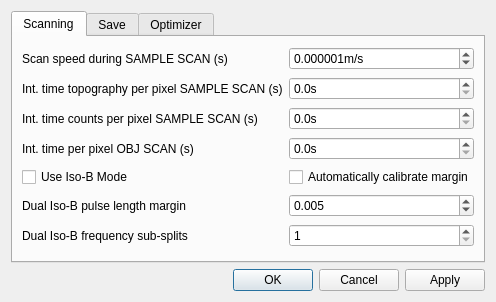
<?xml version="1.0" encoding="UTF-8"?>
<ui version="4.0">
 <class>SettingsDialog</class>
 <widget class="QDialog" name="SettingsDialog">
  <property name="geometry">
   <rect>
    <x>0</x>
    <y>0</y>
    <width>445</width>
    <height>302</height>
   </rect>
  </property>
  <property name="sizePolicy">
   <sizepolicy hsizetype="Preferred" vsizetype="Preferred">
    <horstretch>0</horstretch>
    <verstretch>0</verstretch>
   </sizepolicy>
  </property>
  <property name="windowTitle">
   <string>Settings Window</string>
  </property>
  <layout class="QVBoxLayout" name="verticalLayout">
   <item>
    <widget class="QTabWidget" name="settings_tabWidget">
     <property name="tabShape">
      <enum>QTabWidget::Rounded</enum>
     </property>
     <property name="currentIndex">
      <number>0</number>
     </property>
     <widget class="QWidget" name="tab">
      <attribute name="title">
       <string>Scanning</string>
      </attribute>
      <layout class="QGridLayout" name="gridLayout_2">
       <item row="4" column="1">
        <widget class="QCheckBox" name="iso_b_autocalibrate_CheckBox">
         <property name="toolTip">
          <string>&lt;html&gt;&lt;head/&gt;&lt;body&gt;&lt;p&gt;Use autocalibrate option to directly obtain the pixel clock margin.&lt;br/&gt;Using this option, the pixel clock margin will be determined from the quench scan results. To utilize this option, perform a quench scan with the same integration time settings as the proposed dual iso-B scan.&lt;/p&gt;&lt;/body&gt;&lt;/html&gt;</string>
         </property>
         <property name="layoutDirection">
          <enum>Qt::LeftToRight</enum>
         </property>
         <property name="text">
          <string>Automatically calibrate margin</string>
         </property>
        </widget>
       </item>
       <item row="5" column="0">
        <widget class="QLabel" name="n_iso_b_pulse_margin_Label">
         <property name="text">
          <string>Dual Iso-B pulse length margin</string>
         </property>
        </widget>
       </item>
       <item row="4" column="0">
        <widget class="QCheckBox" name="iso_b_operation_CheckBox">
         <property name="toolTip">
          <string>&lt;html&gt;&lt;head/&gt;&lt;body&gt;&lt;p&gt;Enable 'Iso-B' mode, which will extend the QAFM scan.&lt;br/&gt;In this mode you will be able to set in the main window a MW frequency and the MW gain value to apply an MW signal during the QAFM scan. Ideally, you should have measured an ESR spectrum before, to obtain the proper parameters for MW frequency and MW gain. A suggested selection for the MW frequency is at the FWHM (full-width half-maximum) points of one of the ESR resonance peaks from the nitrogen vacancy (i.e. where the slope is maximal).&lt;/p&gt;&lt;/body&gt;&lt;/html&gt;</string>
         </property>
         <property name="layoutDirection">
          <enum>Qt::LeftToRight</enum>
         </property>
         <property name="text">
          <string>Use Iso-B Mode</string>
         </property>
        </widget>
       </item>
       <item row="3" column="1">
        <widget class="ScienDSpinBox" name="int_time_obj_scan_DoubleSpinBox">
         <property name="toolTip">
          <string>&lt;html&gt;&lt;head/&gt;&lt;body&gt;&lt;p&gt;The integration time per pixel for an objective scan. Be aware to choose this number wisely, as it determines your scan speed.&lt;/p&gt;&lt;/body&gt;&lt;/html&gt;</string>
         </property>
         <property name="suffix">
          <string>s</string>
         </property>
         <property name="decimals">
          <number>1</number>
         </property>
         <property name="maximum">
          <double>20.000000000000000</double>
         </property>
         <property name="singleStep">
          <double>0.100000000000000</double>
         </property>
         <property name="value">
          <double>0.000000000000000</double>
         </property>
        </widget>
       </item>
       <item row="1" column="1">
        <widget class="ScienDSpinBox" name="int_time_sample_scan_DoubleSpinBox">
         <property name="toolTip">
          <string>&lt;html&gt;&lt;head/&gt;&lt;body&gt;&lt;p&gt;The integration time per pixel for a sample scan. &lt;/p&gt;&lt;/body&gt;&lt;/html&gt;</string>
         </property>
         <property name="suffix">
          <string>s</string>
         </property>
         <property name="decimals">
          <number>1</number>
         </property>
         <property name="maximum">
          <double>20.000000000000000</double>
         </property>
         <property name="singleStep">
          <double>0.100000000000000</double>
         </property>
         <property name="value">
          <double>0.000000000000000</double>
         </property>
        </widget>
       </item>
       <item row="6" column="0">
        <widget class="QLabel" name="n_iso_b_n_freq_splits_Label">
         <property name="text">
          <string>Dual Iso-B frequency sub-splits</string>
         </property>
        </widget>
       </item>
       <item row="1" column="0">
        <widget class="QLabel" name="label_11">
         <property name="text">
          <string>Int. time topography per pixel SAMPLE SCAN (s)</string>
         </property>
        </widget>
       </item>
       <item row="0" column="1">
        <widget class="ScienDSpinBox" name="idle_move_scan_sample_DoubleSpinBox">
         <property name="toolTip">
          <string>&lt;html&gt;&lt;head/&gt;&lt;body&gt;&lt;p&gt;&lt;span style=&quot; font-size:10pt;&quot;&gt;The speed the sample scanner can take for an idle move, i.e. a move where no measurement is performed. Be careful with speeds greater than 1um/s.&lt;/span&gt;&lt;/p&gt;&lt;/body&gt;&lt;/html&gt;</string>
         </property>
         <property name="suffix">
          <string>m/s</string>
         </property>
         <property name="decimals">
          <number>6</number>
         </property>
         <property name="maximum">
          <double>1.000000000000000</double>
         </property>
         <property name="singleStep">
          <double>0.100000000000000</double>
         </property>
         <property name="value">
          <double>0.000001000000000</double>
         </property>
        </widget>
       </item>
       <item row="3" column="0">
        <widget class="QLabel" name="label_10">
         <property name="text">
          <string>Int. time per pixel OBJ SCAN (s)</string>
         </property>
        </widget>
       </item>
       <item row="5" column="1">
        <widget class="QDoubleSpinBox" name="n_iso_b_pulse_margin_DoubleSpinBox">
         <property name="toolTip">
          <string>&lt;html&gt;&lt;head/&gt;&lt;body&gt;&lt;p&gt;The fraction of the pixel scan integration time to remain as dead time before the next pixel clock pulse.  This only applies to n-iso-B measurement types&lt;/p&gt;&lt;/body&gt;&lt;/html&gt;</string>
         </property>
         <property name="decimals">
          <number>3</number>
         </property>
         <property name="maximum">
          <double>1.000000000000000</double>
         </property>
         <property name="singleStep">
          <double>0.001000000000000</double>
         </property>
         <property name="value">
          <double>0.005000000000000</double>
         </property>
        </widget>
       </item>
       <item row="0" column="0">
        <widget class="QLabel" name="label_2">
         <property name="text">
          <string>Scan speed during SAMPLE SCAN (s)</string>
         </property>
        </widget>
       </item>
       <item row="6" column="1">
        <widget class="QSpinBox" name="n_iso_b_n_freq_splits_SpinBox">
         <property name="toolTip">
          <string>&lt;html&gt;&lt;head/&gt;&lt;body&gt;&lt;p&gt;The number of frequency sub-splits used per pixel (1= no splitting).  This only applies to n-iso-B measurement types&lt;/p&gt;&lt;/body&gt;&lt;/html&gt;</string>
         </property>
         <property name="minimum">
          <number>1</number>
         </property>
         <property name="maximum">
          <number>100</number>
         </property>
        </widget>
       </item>
       <item row="2" column="1">
        <widget class="ScienDSpinBox" name="int_time_counts_sample_scan_DoubleSpinBox">
         <property name="toolTip">
          <string>&lt;html&gt;&lt;head/&gt;&lt;body&gt;&lt;p&gt;The integration time per pixel for a sample scan. &lt;/p&gt;&lt;/body&gt;&lt;/html&gt;</string>
         </property>
         <property name="suffix">
          <string>s</string>
         </property>
         <property name="decimals">
          <number>1</number>
         </property>
         <property name="maximum">
          <double>20.000000000000000</double>
         </property>
         <property name="singleStep">
          <double>0.100000000000000</double>
         </property>
         <property name="value">
          <double>0.000000000000000</double>
         </property>
        </widget>
       </item>
       <item row="2" column="0">
        <widget class="QLabel" name="label_12">
         <property name="text">
          <string>Int. time counts per pixel SAMPLE SCAN (s)</string>
         </property>
        </widget>
       </item>
      </layout>
     </widget>
     <widget class="QWidget" name="tab_2">
      <attribute name="title">
       <string>Save</string>
      </attribute>
      <layout class="QGridLayout" name="gridLayout_3">
       <item row="0" column="0">
        <widget class="QLabel" name="label_4">
         <property name="text">
          <string>Root folder name for measurements</string>
         </property>
        </widget>
       </item>
       <item row="0" column="2">
        <widget class="QLineEdit" name="rootfolder_name_LineEdit">
         <property name="toolTip">
          <string>&lt;html&gt;&lt;head/&gt;&lt;body&gt;&lt;p&gt;Set the name for the root folder, where all data are created. This helps to group measurements to a certain event.&lt;/p&gt;&lt;/body&gt;&lt;/html&gt;</string>
         </property>
        </widget>
       </item>
       <item row="1" column="2">
        <widget class="QCheckBox" name="create_summary_pic_CheckBox">
         <property name="toolTip">
          <string>&lt;html&gt;&lt;head/&gt;&lt;body&gt;&lt;p&gt;Save in addition to the usual data a summary picture of the sample scan, where all the measured signals are displayed corresponding to one scanning direction.&lt;/p&gt;&lt;/body&gt;&lt;/html&gt;</string>
         </property>
         <property name="layoutDirection">
          <enum>Qt::LeftToRight</enum>
         </property>
         <property name="text">
          <string/>
         </property>
        </widget>
       </item>
       <item row="1" column="0">
        <widget class="QLabel" name="label_5">
         <property name="text">
          <string>Create summary picture</string>
         </property>
        </widget>
       </item>
       <item row="2" column="2">
        <widget class="QCheckBox" name="auto_save_qafm_CheckBox">
         <property name="toolTip">
          <string>&lt;html&gt;&lt;head/&gt;&lt;body&gt;&lt;p&gt;To distinguish the data from the manual save, an additonal tag '_autosave' will be added to the name.&lt;/p&gt;&lt;/body&gt;&lt;/html&gt;</string>
         </property>
         <property name="text">
          <string/>
         </property>
        </widget>
       </item>
       <item row="2" column="0">
        <widget class="QLabel" name="label_13">
         <property name="toolTip">
          <string>&lt;html&gt;&lt;head/&gt;&lt;body&gt;&lt;p&gt;To distinguish the data from the manual save, an additonal tag '_autosave' will be added to the name.&lt;/p&gt;&lt;/body&gt;&lt;/html&gt;</string>
         </property>
         <property name="text">
          <string>&lt;html&gt;&lt;head/&gt;&lt;body&gt;&lt;p&gt;Save QAFM measurement&lt;br/&gt;automatically after scan&lt;br/&gt;has finished or stopped.&lt;/p&gt;&lt;/body&gt;&lt;/html&gt;</string>
         </property>
        </widget>
       </item>
       <item row="3" column="0">
        <widget class="QLabel" name="label_14">
         <property name="toolTip">
          <string>&lt;html&gt;&lt;head/&gt;&lt;body&gt;&lt;p&gt;To distinguish the data from the manual save, an additonal tag '_autosave' will be added to the name.&lt;/p&gt;&lt;/body&gt;&lt;/html&gt;</string>
         </property>
         <property name="text">
          <string>&lt;html&gt;&lt;head/&gt;&lt;body&gt;&lt;p&gt;Save Quantitative measurement&lt;br/&gt;automatically after scan has&lt;br/&gt;finished or stopped.&lt;/p&gt;&lt;/body&gt;&lt;/html&gt;</string>
         </property>
        </widget>
       </item>
       <item row="3" column="2">
        <widget class="QCheckBox" name="auto_save_quanti_CheckBox">
         <property name="toolTip">
          <string>&lt;html&gt;&lt;head/&gt;&lt;body&gt;&lt;p&gt;To distinguish the data from the manual save, an additonal tag '_autosave' will be added to the name.&lt;/p&gt;&lt;/body&gt;&lt;/html&gt;</string>
         </property>
         <property name="text">
          <string/>
         </property>
        </widget>
       </item>
       <item row="4" column="2">
        <widget class="QCheckBox" name="save_to_gwyddion_CheckBox">
         <property name="text">
          <string/>
         </property>
        </widget>
       </item>
       <item row="4" column="0">
        <widget class="QLabel" name="label_15">
         <property name="text">
          <string>Save to Gwyddion format</string>
         </property>
        </widget>
       </item>
      </layout>
     </widget>
     <widget class="QWidget" name="tab_3">
      <attribute name="title">
       <string>Optimizer</string>
      </attribute>
      <layout class="QGridLayout" name="gridLayout_5">
       <item row="2" column="2">
        <widget class="QLabel" name="z_res_label">
         <property name="text">
          <string>Z Resolution (#):</string>
         </property>
        </widget>
       </item>
       <item row="2" column="1">
        <widget class="ScienDSpinBox" name="optimizer_z_range_DoubleSpinBox">
         <property name="toolTip">
          <string>&lt;html&gt;&lt;head/&gt;&lt;body&gt;&lt;p&gt;&lt;span style=&quot; font-size:10pt;&quot;&gt;Scan range of the optimizer in the z direction.&lt;/span&gt;&lt;/p&gt;&lt;/body&gt;&lt;/html&gt;</string>
         </property>
         <property name="suffix">
          <string>m</string>
         </property>
         <property name="decimals">
          <number>1</number>
         </property>
         <property name="maximum">
          <double>5.000000000000000</double>
         </property>
         <property name="singleStep">
          <double>0.100000000000000</double>
         </property>
         <property name="value">
          <double>2.000000000000000</double>
         </property>
        </widget>
       </item>
       <item row="0" column="1">
        <widget class="ScienDSpinBox" name="optimizer_x_range_DoubleSpinBox">
         <property name="toolTip">
          <string>&lt;html&gt;&lt;head/&gt;&lt;body&gt;&lt;p&gt;&lt;span style=&quot; font-size:10pt;&quot;&gt;Scan range of the optimizer in the x direction.&lt;/span&gt;&lt;/p&gt;&lt;/body&gt;&lt;/html&gt;</string>
         </property>
         <property name="buttonSymbols">
          <enum>QAbstractSpinBox::PlusMinus</enum>
         </property>
         <property name="specialValueText">
          <string/>
         </property>
         <property name="suffix">
          <string>m</string>
         </property>
         <property name="decimals">
          <number>1</number>
         </property>
         <property name="maximum">
          <double>1.000000000000000</double>
         </property>
         <property name="singleStep">
          <double>0.100000000000000</double>
         </property>
         <property name="value">
          <double>1.000000000000000</double>
         </property>
        </widget>
       </item>
       <item row="0" column="3">
        <widget class="QSpinBox" name="optimizer_x_res_SpinBox">
         <property name="toolTip">
          <string>&lt;html&gt;&lt;head/&gt;&lt;body&gt;&lt;p&gt;&lt;span style=&quot; font-size:10pt;&quot;&gt;Specify the number of points within the x scan range.&lt;/span&gt;&lt;/p&gt;&lt;/body&gt;&lt;/html&gt;</string>
         </property>
         <property name="minimum">
          <number>1</number>
         </property>
         <property name="maximum">
          <number>1000</number>
         </property>
         <property name="value">
          <number>10</number>
         </property>
        </widget>
       </item>
       <item row="1" column="1">
        <widget class="ScienDSpinBox" name="optimizer_y_range_DoubleSpinBox">
         <property name="toolTip">
          <string>&lt;html&gt;&lt;head/&gt;&lt;body&gt;&lt;p&gt;&lt;span style=&quot; font-size:10pt;&quot;&gt;Scan range of the optimizer in the y direction.&lt;/span&gt;&lt;/p&gt;&lt;/body&gt;&lt;/html&gt;</string>
         </property>
         <property name="suffix">
          <string>m</string>
         </property>
         <property name="decimals">
          <number>1</number>
         </property>
         <property name="maximum">
          <double>1.000000000000000</double>
         </property>
         <property name="singleStep">
          <double>0.100000000000000</double>
         </property>
         <property name="value">
          <double>1.000000000000000</double>
         </property>
        </widget>
       </item>
       <item row="1" column="2">
        <widget class="QLabel" name="label_6">
         <property name="text">
          <string>Y Resolution (#):</string>
         </property>
        </widget>
       </item>
       <item row="0" column="0">
        <widget class="QLabel" name="xy_range_label_2">
         <property name="toolTip">
          <string>&lt;html&gt;&lt;head/&gt;&lt;body&gt;&lt;p&gt;&lt;span style=&quot; font-size:10pt;&quot;&gt;Scan range of the optimizer in the x direction.&lt;/span&gt;&lt;/p&gt;&lt;/body&gt;&lt;/html&gt;</string>
         </property>
         <property name="text">
          <string>X Range:</string>
         </property>
        </widget>
       </item>
       <item row="0" column="2">
        <widget class="QLabel" name="xy_res_label">
         <property name="text">
          <string>X Resolution (#):</string>
         </property>
        </widget>
       </item>
       <item row="1" column="3">
        <widget class="QSpinBox" name="optimizer_y_res_SpinBox">
         <property name="toolTip">
          <string>&lt;html&gt;&lt;head/&gt;&lt;body&gt;&lt;p&gt;&lt;span style=&quot; font-size:10pt;&quot;&gt;Specify the number of points within the y scan range.&lt;/span&gt;&lt;/p&gt;&lt;/body&gt;&lt;/html&gt;</string>
         </property>
         <property name="maximum">
          <number>1000</number>
         </property>
         <property name="value">
          <number>15</number>
         </property>
        </widget>
       </item>
       <item row="2" column="0">
        <widget class="QLabel" name="z_range_label">
         <property name="toolTip">
          <string>&lt;html&gt;&lt;head/&gt;&lt;body&gt;&lt;p&gt;&lt;span style=&quot; font-size:10pt;&quot;&gt;Scan range of the optimizer in the z direction.&lt;/span&gt;&lt;/p&gt;&lt;/body&gt;&lt;/html&gt;</string>
         </property>
         <property name="text">
          <string>Z Range:</string>
         </property>
        </widget>
       </item>
       <item row="3" column="0">
        <widget class="QLabel" name="count_freq_label">
         <property name="toolTip">
          <string>Frequency at which the scan pixels are acquired.</string>
         </property>
         <property name="text">
          <string>Integration time per pixel (s):</string>
         </property>
        </widget>
       </item>
       <item row="3" column="1">
        <widget class="ScienDSpinBox" name="optimizer_int_time_DoubleSpinBox">
         <property name="toolTip">
          <string>&lt;html&gt;&lt;head/&gt;&lt;body&gt;&lt;p&gt;The time the counter will record a value per pixel. This value will be used to normalize the measured counts to counts/s.&lt;/p&gt;&lt;/body&gt;&lt;/html&gt;</string>
         </property>
         <property name="suffix">
          <string>s</string>
         </property>
         <property name="decimals">
          <number>1</number>
         </property>
         <property name="singleStep">
          <double>0.100000000000000</double>
         </property>
         <property name="value">
          <double>0.000000000000000</double>
         </property>
        </widget>
       </item>
       <item row="4" column="0">
        <widget class="QLabel" name="label_8">
         <property name="toolTip">
          <string>&lt;html&gt;&lt;head/&gt;&lt;body&gt;&lt;p&gt;This will enable a periodic optimizer request. Whenever the checkbox is set, an optimizer request will be created. Uncheck this box to disable the periodic optimization.&lt;/p&gt;&lt;/body&gt;&lt;/html&gt;</string>
         </property>
         <property name="text">
          <string>Periodic Optimizer Request:</string>
         </property>
        </widget>
       </item>
       <item row="4" column="1">
        <widget class="QCheckBox" name="optimizer_request_CheckBox">
         <property name="enabled">
          <bool>false</bool>
         </property>
         <property name="toolTip">
          <string>&lt;html&gt;&lt;head/&gt;&lt;body&gt;&lt;p&gt;This will enable a periodic optimizer request. Whenever the checkbox is set, an optimizer request will be created. Uncheck this box to disable the periodic optimization.&lt;/p&gt;&lt;/body&gt;&lt;/html&gt;</string>
         </property>
         <property name="text">
          <string/>
         </property>
        </widget>
       </item>
       <item row="5" column="0">
        <widget class="QLabel" name="label_9">
         <property name="toolTip">
          <string>&lt;html&gt;&lt;head/&gt;&lt;body&gt;&lt;p&gt;If Periodic Optimizer Request is set, then the sensor will be optimized as soon as possible after the specified optimization period.&lt;/p&gt;&lt;/body&gt;&lt;/html&gt;</string>
         </property>
         <property name="text">
          <string>Optimize Periode (s):</string>
         </property>
        </widget>
       </item>
       <item row="1" column="0">
        <widget class="QLabel" name="label_7">
         <property name="toolTip">
          <string>&lt;html&gt;&lt;head/&gt;&lt;body&gt;&lt;p&gt;&lt;span style=&quot; font-size:10pt;&quot;&gt;Scan range of the optimizer in the y direction.&lt;/span&gt;&lt;/p&gt;&lt;/body&gt;&lt;/html&gt;</string>
         </property>
         <property name="text">
          <string>Y Range:</string>
         </property>
        </widget>
       </item>
       <item row="2" column="3">
        <widget class="QSpinBox" name="optimizer_z_res_SpinBox">
         <property name="toolTip">
          <string>&lt;html&gt;&lt;head/&gt;&lt;body&gt;&lt;p&gt;&lt;span style=&quot; font-size:10pt;&quot;&gt;Specify the number of points within the z scan range.&lt;/span&gt;&lt;/p&gt;&lt;/body&gt;&lt;/html&gt;</string>
         </property>
         <property name="minimum">
          <number>1</number>
         </property>
         <property name="maximum">
          <number>1000</number>
         </property>
         <property name="value">
          <number>30</number>
         </property>
        </widget>
       </item>
       <item row="5" column="1">
        <widget class="ScienDSpinBox" name="optimizer_period_DoubleSpinBox">
         <property name="enabled">
          <bool>false</bool>
         </property>
         <property name="toolTip">
          <string>&lt;html&gt;&lt;head/&gt;&lt;body&gt;&lt;p&gt;If Periodic Optimizer Request is set, then the sensor will be optimized as soon as possible after the specified optimization period.&lt;/p&gt;&lt;/body&gt;&lt;/html&gt;</string>
         </property>
         <property name="suffix">
          <string>s</string>
         </property>
         <property name="decimals">
          <number>1</number>
         </property>
         <property name="maximum">
          <double>1000.000000000000000</double>
         </property>
         <property name="value">
          <double>60.000000000000000</double>
         </property>
        </widget>
       </item>
      </layout>
     </widget>
    </widget>
   </item>
   <item>
    <widget class="QDialogButtonBox" name="buttonBox">
     <property name="locale">
      <locale language="English" country="UnitedStates"/>
     </property>
     <property name="orientation">
      <enum>Qt::Horizontal</enum>
     </property>
     <property name="standardButtons">
      <set>QDialogButtonBox::Apply|QDialogButtonBox::Cancel|QDialogButtonBox::Ok</set>
     </property>
     <property name="centerButtons">
      <bool>false</bool>
     </property>
    </widget>
   </item>
  </layout>
 </widget>
 <customwidgets>
  <customwidget>
   <class>ScienDSpinBox</class>
   <extends>QDoubleSpinBox</extends>
   <header>qtwidgets.scientific_spinbox.h</header>
  </customwidget>
 </customwidgets>
 <tabstops>
  <tabstop>settings_tabWidget</tabstop>
  <tabstop>idle_move_scan_sample_DoubleSpinBox</tabstop>
  <tabstop>int_time_sample_scan_DoubleSpinBox</tabstop>
  <tabstop>int_time_counts_sample_scan_DoubleSpinBox</tabstop>
  <tabstop>int_time_obj_scan_DoubleSpinBox</tabstop>
  <tabstop>iso_b_operation_CheckBox</tabstop>
  <tabstop>iso_b_autocalibrate_CheckBox</tabstop>
  <tabstop>n_iso_b_pulse_margin_DoubleSpinBox</tabstop>
  <tabstop>n_iso_b_n_freq_splits_SpinBox</tabstop>
  <tabstop>rootfolder_name_LineEdit</tabstop>
  <tabstop>create_summary_pic_CheckBox</tabstop>
  <tabstop>auto_save_qafm_CheckBox</tabstop>
  <tabstop>auto_save_quanti_CheckBox</tabstop>
  <tabstop>save_to_gwyddion_CheckBox</tabstop>
  <tabstop>optimizer_x_range_DoubleSpinBox</tabstop>
  <tabstop>optimizer_x_res_SpinBox</tabstop>
  <tabstop>optimizer_y_range_DoubleSpinBox</tabstop>
  <tabstop>optimizer_y_res_SpinBox</tabstop>
  <tabstop>optimizer_z_range_DoubleSpinBox</tabstop>
  <tabstop>optimizer_z_res_SpinBox</tabstop>
  <tabstop>optimizer_int_time_DoubleSpinBox</tabstop>
  <tabstop>optimizer_request_CheckBox</tabstop>
  <tabstop>optimizer_period_DoubleSpinBox</tabstop>
 </tabstops>
 <resources/>
 <connections>
  <connection>
   <sender>buttonBox</sender>
   <signal>accepted()</signal>
   <receiver>SettingsDialog</receiver>
   <slot>accept()</slot>
   <hints>
    <hint type="sourcelabel">
     <x>257</x>
     <y>224</y>
    </hint>
    <hint type="destinationlabel">
     <x>157</x>
     <y>274</y>
    </hint>
   </hints>
  </connection>
  <connection>
   <sender>buttonBox</sender>
   <signal>rejected()</signal>
   <receiver>SettingsDialog</receiver>
   <slot>reject()</slot>
   <hints>
    <hint type="sourcelabel">
     <x>325</x>
     <y>224</y>
    </hint>
    <hint type="destinationlabel">
     <x>286</x>
     <y>274</y>
    </hint>
   </hints>
  </connection>
 </connections>
</ui>
